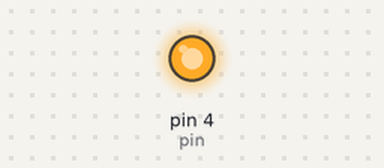
Simulated run of this sketch. Board: Arduino Uno, built with avr-gcc and run on an emulated ATmega328P. On the bench: output pins drawn as LEDs (lit = HIGH).

Above: at 0.1 s.
Timing chart, 0 to 1.6 s (numbered marks = the images above):
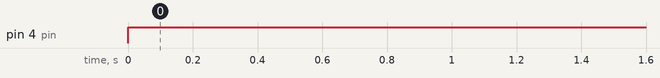

Measured:
- by itself, pin 4 (pin): LOW → HIGH at 0.00 s

The sketch:

lab_1.ino
```cpp
/*
Akinola Rukayat
Spring'25 - MTEC2280
Lab_1
*/

int count = 0; //global variable, script wide-scope
int pin = 4;

void setup() {
  // put your setup code here, to run once:
  Serial.begin(115200); //starts serial comms at spec, Baud Spec
  pinMode(pin, OUTPUT);

}

void loop() {
  // put your main code here, to run repeatedly:

  // if (count <= 10){
  //   Serial.println("Hello World!!");
  //   count += 1;
  //   delay(500); //wait time in milliseconds
  // }
  // else {
  //   Serial.println("GoodBye World!!");
  // }

  digitalWrite(pin, HIGH);
  delay(500);


}
```
